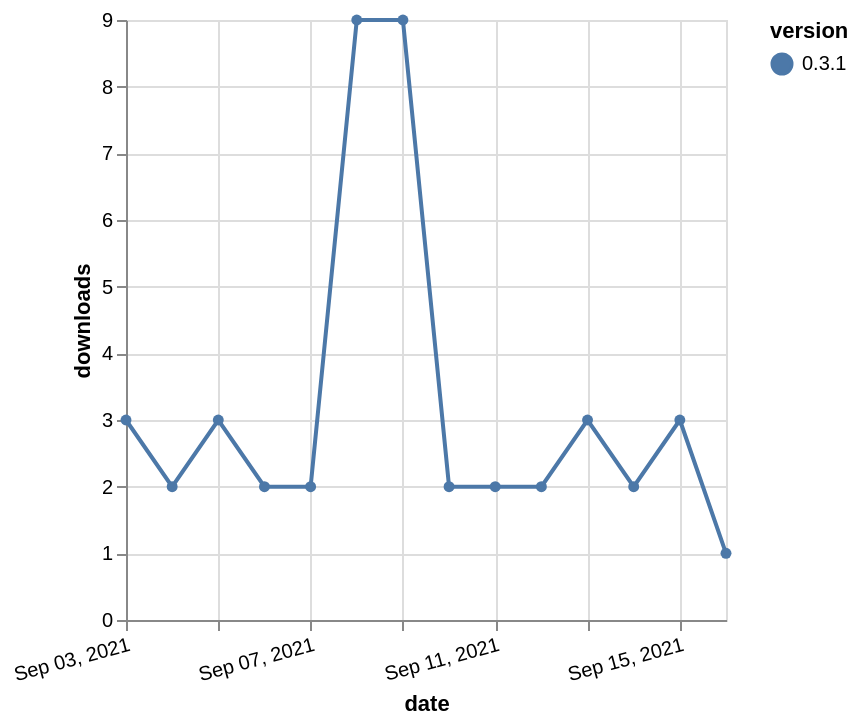

Source (Vega-Lite JSON):
### Vega-Lite specification from a JSON file in a GitHub repository (floating-point values rounded to 4 significant figures)
{"$schema": "https://vega.github.io/schema/vega-lite/v5.json", "description": "A simple bar chart with embedded data.", "data": {"values": [{"date": "2021-09-03", "total": 5702, "delta": 3, "version": "0.3.1"}, {"date": "2021-09-04", "total": 5704, "delta": 2, "version": "0.3.1"}, {"date": "2021-09-05", "total": 5707, "delta": 3, "version": "0.3.1"}, {"date": "2021-09-06", "total": 5709, "delta": 2, "version": "0.3.1"}, {"date": "2021-09-07", "total": 5711, "delta": 2, "version": "0.3.1"}, {"date": "2021-09-08", "total": 5720, "delta": 9, "version": "0.3.1"}, {"date": "2021-09-09", "total": 5729, "delta": 9, "version": "0.3.1"}, {"date": "2021-09-10", "total": 5731, "delta": 2, "version": "0.3.1"}, {"date": "2021-09-11", "total": 5733, "delta": 2, "version": "0.3.1"}, {"date": "2021-09-12", "total": 5735, "delta": 2, "version": "0.3.1"}, {"date": "2021-09-13", "total": 5738, "delta": 3, "version": "0.3.1"}, {"date": "2021-09-14", "total": 5740, "delta": 2, "version": "0.3.1"}, {"date": "2021-09-15", "total": 5743, "delta": 3, "version": "0.3.1"}, {"date": "2021-09-16", "total": 5744, "delta": 1, "version": "0.3.1"}]}, "width": "container", "mark": {"type": "line", "point": {"filled": true}}, "encoding": {"x": {"field": "date", "type": "temporal", "timeUnit": "yearmonthdate", "title": "date", "axis": {"labelAngle": -15}}, "y": {"field": "delta", "type": "quantitative", "title": "downloads"}, "color": {"field": "version", "type": "nominal"}, "tooltip": {"field": "delta"}}}
